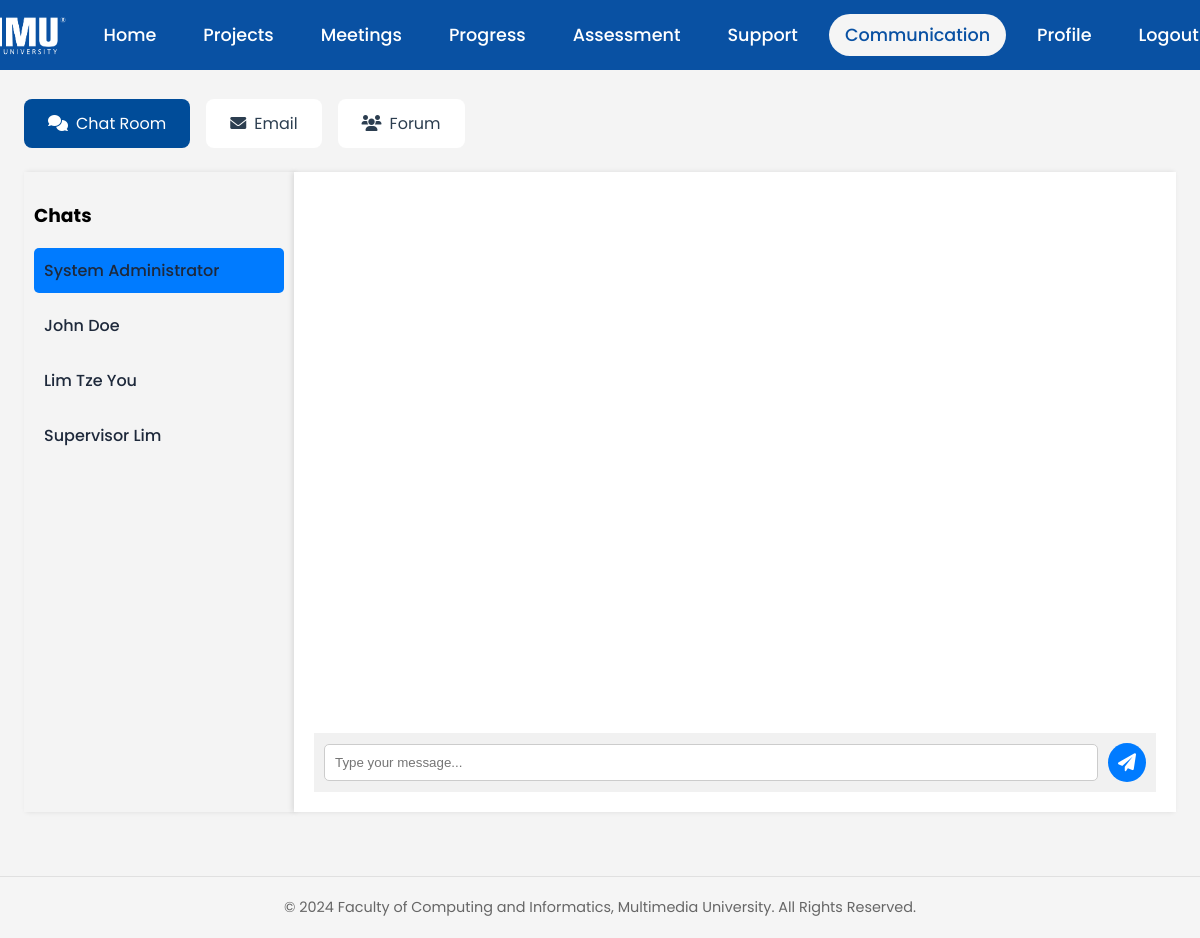
The page /pages/communication/communication-page.php (signed in) on the database its author committed.
### pages/communication/get-user.php (called while the page is built, shortened)
<?php
function getUsers() {
    $conn = OpenCon();
    $sql = "SELECT user_id, full_name FROM users WHERE user_id != ?";
    $stmt = $conn->prepare($sql);
    $stmt->bind_param("i", $_SESSION['user_id']);
    $stmt->execute();
    $result = $stmt->get_result();
    return $result;
}
?>

### pages/communication/communication-page.php (the view, shortened to what this page needs)
<?php
require_once '../../components/navbar.php';
require_once './get-user.php';
?>
<!DOCTYPE html>
<html lang="en">
<head>
    <link rel="stylesheet" href="./communication-page.css">
    <link href="https://cdnjs.cloudflare.com/ajax/libs/font-awesome/6.0.0/css/all.min.css" rel="stylesheet">
</head>
<body>
<?php echo getNavbar('communication'); ?>
<div class="section" id="communication">
    <h2>Communication Center</h2>
    <div class="communication-container">
        <div class="comm-tabs">
            <a href="communication-page.php" class="tab-btn active">
                <i class="fas fa-comments"></i> Chat Room
            </a>
            <a href="email.php" class="tab-btn">
                <i class="fas fa-envelope"></i> Email
            </a>
            <a href="forum.php" class="tab-btn">
                <i class="fas fa-users"></i> Forum
            </a>
        </div>
        <div class="comm-content chat-section active" id="chatSection">
            <div class="chat-container">
                <div class="chat-sidebar">
                    <h3>Chats</h3>
                    <div class="user-list">
                        <?php
                            $users = getUsers();
                            while ($user = $users->fetch_assoc()) {
                                echo '<div class="user-item" data-user-id="' . $user['user_id'] . '">';
                                echo '<span class="user-name">' . $user['full_name'] . '</span>';
                                echo '</div>';
                            }
                        ?>
                    </div>
                </div>
                <div class="chat-main">
                    <div class="chat-messages">
                    </div>
                    <div class="chat-input">
                        <input type="text" placeholder="Type your message..." id="messageInput">
                        <button class="send-btn" id="sendBtn">
                            <i class="fas fa-paper-plane"></i>
                        </button>
                    </div>
                </div>
            </div>
        </div>
            </div>
        </div>
<?php require_once '../../components/common/footer.php' ?>
</body>
</html>

### pages/communication/communication-page.css (style rules this page uses)
body { font-family: 'Poppins', sans-serif; margin: 0; padding: 0; background-color: #f4f4f4; color: black; }
.communication-container { padding: 1.5rem; }
.comm-tabs { display: flex; gap: 1rem; margin-bottom: 1.5rem; }
.tab-btn { text-decoration: none; padding: 0.75rem 1.5rem; border-radius: 8px; background: white; color: #2c3e50; display: flex; align-items: center; gap: 0.5rem; transition: all 0.3s ease; }
.tab-btn.active { background: #004c99; color: white; }
.tab-btn i { color: inherit; }
.chat-container { display: flex; height: 100%; }
.chat-sidebar { width: 250px; background-color: #f4f4f4; padding: 10px; box-shadow: 2px 0px 5px rgba(0, 0, 0, 0.1); overflow-y: auto; }
.user-item { padding: 10px; cursor: pointer; }
.user-item.active { background-color: #f0f0f0; font-weight: bold; }
.user-name { color: #1e293b; font-weight: 500; }
.chat-main { display: flex; flex-direction: column; background: white; height: 100%; min-height: 600px; }
.chat-messages { flex: 1; overflow-y: auto; padding: 1.5rem; display: flex; flex-direction: column; gap: 1rem; }
.user-item { padding: 10px; cursor: pointer; margin-bottom: 10px; border-radius: 5px; transition: background-color 0.3s; }
.user-item.active { background-color: #007bff; color: white; }
.chat-main { flex-grow: 1; padding: 20px; background-color: white; display: flex; flex-direction: column; justify-content: space-between; box-shadow: -2px 0px 5px rgba(0, 0, 0, 0.1); }
.chat-messages { flex-grow: 1; overflow-y: auto; padding: 10px; max-height: 600px; }
.chat-input { display: flex; align-items: center; gap: 10px; padding: 10px; background-color: #f1f1f1; }
.chat-input input { flex-grow: 1; padding: 10px; border-radius: 5px; border: 1px solid #ccc; }
.send-btn { background-color: #007bff; color: white; border: none; padding: 10px; border-radius: 50%; cursor: pointer; }
.send-btn i { font-size: 18px; }

### rows shown on the page
users: full_name "System Administrator"
users: full_name "John Doe"
users: full_name "Lim Tze You"
users: full_name "Supervisor Lim"
